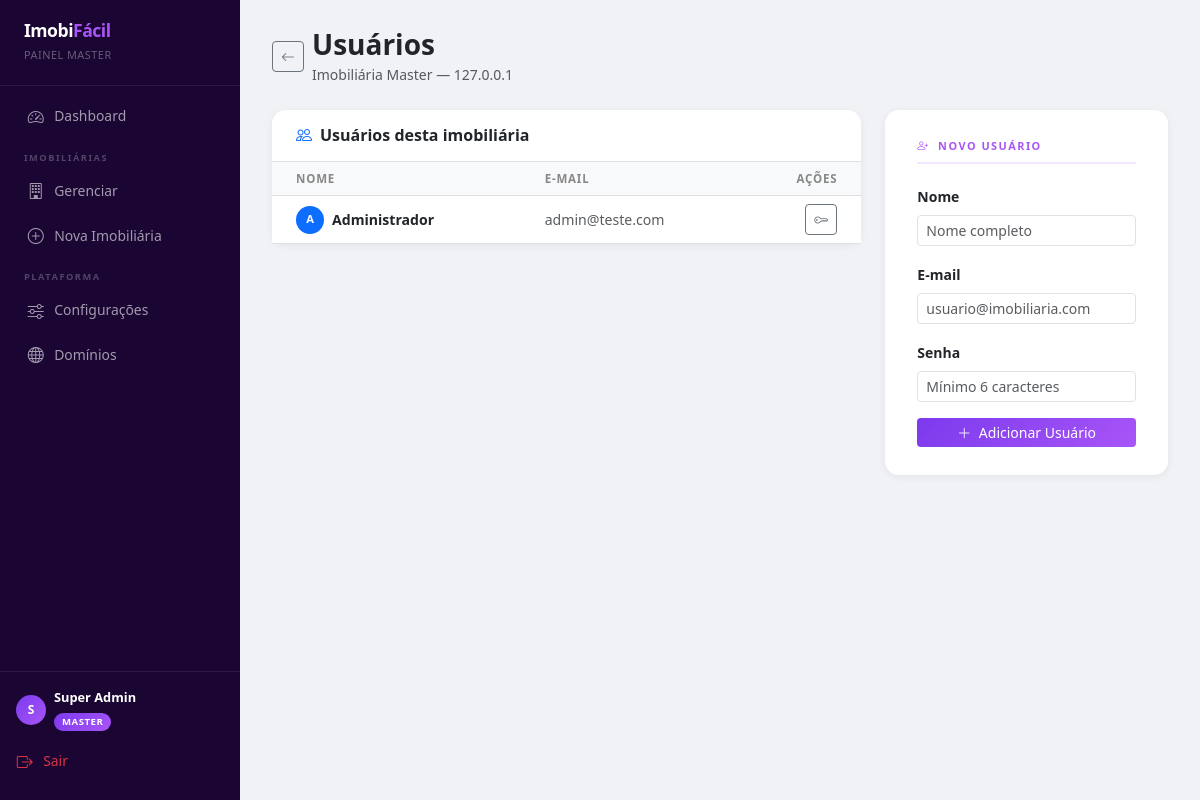
Page /superadmin/imobiliarias/1/usuarios (signed in) on the committed database.
### app/models.py (models this page shows, shortened)
class SuperAdmin(db.Model, UserMixin):
    __tablename__ = 'superadmins'
    id         = db.Column(db.Integer, primary_key=True)
    nome       = db.Column(db.String(100), nullable=False)
    email      = db.Column(db.String(120), unique=True, nullable=False)
    senha_hash = db.Column(db.String(256))
    criado_em  = db.Column(db.DateTime, default=datetime.utcnow)
    @property
    def is_superadmin(self):
        return True

class Imobiliaria(db.Model):
    __tablename__ = 'imobiliarias'
    id         = db.Column(db.Integer, primary_key=True)
    nome       = db.Column(db.String(100), nullable=False)
    dominio    = db.Column(db.String(100), unique=True, nullable=False)
    api_token  = db.Column(db.String(100), unique=True, nullable=False)
    ativo                 = db.Column(db.Boolean, default=True)
    plano                 = db.Column(db.String(30),  default='basico')
    criado_em             = db.Column(db.DateTime,    default=datetime.utcnow)
    slug                  = db.Column(db.String(80),  unique=True)   # ex: "imob-master" → imob-master.imobifacil.com
    dominio_personalizado = db.Column(db.String(255))                # ex: "www.imobiliaria.com.br"
    tema_ativo     = db.Column(db.String(50),  default='clean')
    logo_url       = db.Column(db.String(255))
    whatsapp       = db.Column(db.String(20))
    layout_banner  = db.Column(db.String(20),  default='fullscreen')
    layout_busca   = db.Column(db.String(20),  default='abaixo')
    layout_grid    = db.Column(db.String(5),   default='3')
    layout_logo    = db.Column(db.String(20),  default='esquerda')
    email_contato      = db.Column(db.String(120))   # recebe leads/mensagens
    email_exibicao     = db.Column(db.String(120))   # exibido no site
    telefone           = db.Column(db.String(30))    # telefone fixo no rodapé
    slogan             = db.Column(db.String(200))   # texto do rodapé/hero
    ordenacao_imoveis  = db.Column(db.String(20),  default='recentes')  # recentes|destaque|preco_asc|preco_desc
    imoveis_por_pagina = db.Column(db.Integer,     default=9)
    usuarios     = db.relationship('Usuario',    backref='imobiliaria', lazy=True)
    imoveis      = db.relationship('Imovel',     backref='imobiliaria', lazy=True)
    tipos_imovel = db.relationship('TipoImovel', backref='imobiliaria', lazy=True)
    leads        = db.relationship('Lead',       backref='imobiliaria', lazy=True)
    banners      = db.relationship('BannerSite', backref='imobiliaria', lazy=True,
                                   order_by='BannerSite.ordem')
    paginas      = db.relationship('PaginaSite', backref='imobiliaria', lazy=True,
                                   order_by='PaginaSite.ordem')
    menu_links   = db.relationship('MenuLink',   backref='imobiliaria', lazy=True,
                                   order_by='MenuLink.ordem')
    pessoas      = db.relationship('Pessoa',     backref='imobiliaria', lazy=True)

class Usuario(db.Model, UserMixin):
    __tablename__ = 'usuarios'
    id             = db.Column(db.Integer, primary_key=True)
    imobiliaria_id = db.Column(db.Integer, db.ForeignKey('imobiliarias.id'), nullable=False)
    nome           = db.Column(db.String(100), nullable=False)
    email          = db.Column(db.String(120), unique=True, nullable=False)
    senha_hash     = db.Column(db.String(256))

### app/superadmin/routes.py (the view)
@superadmin_bp.route('/imobiliarias/<int:id>/usuarios')
@superadmin_required
def usuarios_imobiliaria(id):
    imob     = Imobiliaria.query.get_or_404(id)
    usuarios = Usuario.query.filter_by(imobiliaria_id=id).all()
    return render_template('superadmin/usuarios.html', imob=imob, usuarios=usuarios)

### app/__init__.py (called while the page is built)
def _resolver_imobiliaria(host, app):
    from .models import Imobiliaria
    base = app.config.get('BASE_DOMAIN', '').strip().lower()
    host_sem_www = host[4:] if host.startswith('www.') else host
    imob = (
        Imobiliaria.query.filter(
            Imobiliaria.dominio_personalizado.in_([host, host_sem_www]),
            Imobiliaria.ativo == True          # noqa: E712
        ).first()
    )
    if imob:
        return imob
    if base and host.endswith(f'.{base}'):
        slug = host[:-(len(base) + 1)]
        if slug and slug != 'www':
            imob = Imobiliaria.query.filter_by(slug=slug, ativo=True).first()
            if imob:
                return imob
    imob = Imobiliaria.query.filter_by(dominio=host, ativo=True).first()
    return imob

@login_manager.user_loader
def load_user(user_id):
    user_id = str(user_id)
    if user_id.startswith('sa:'):
        from .models import SuperAdmin
        return SuperAdmin.query.get(int(user_id[3:]))
    from .models import Usuario
    return Usuario.query.get(int(user_id))

### app/superadmin/routes.py (called while the page is built)
def superadmin_required(f):
    @wraps(f)
    def decorated(*args, **kwargs):
        if not current_user.is_authenticated or not getattr(current_user, 'is_superadmin', False):
            return redirect(url_for('superadmin.login'))
        return f(*args, **kwargs)
    return decorated

### app/templates/superadmin/usuarios.html (shortened to what this page needs)
{% extends 'superadmin/base.html' %}
{% block content %}
<div class="d-flex align-items-center gap-2 mb-4">
    <a href="{{ url_for('superadmin.dashboard') }}" class="btn btn-outline-secondary btn-sm">
        <i class="bi bi-arrow-left"></i>
    </a>
    <div>
        <h2 class="h3 fw-bold mb-0">Usuários</h2>
        <small class="text-muted">{{ imob.nome }} — {{ imob.dominio }}</small>
    </div>
</div>
<div class="row g-4">
    <div class="col-lg-8">
        <div class="form-card p-0">
            <div class="px-4 py-3 border-bottom">
                <h6 class="fw-bold mb-0"><i class="bi bi-people me-2 text-primary"></i>Usuários desta imobiliária</h6>
            </div>
            <table class="table user-table mb-0">
                <thead class="table-light">
                    <tr>
                        <th class="ps-4">Nome</th>
                        <th>E-mail</th>
                        <th class="text-end pe-4">Ações</th>
                    </tr>
                </thead>
                <tbody>
                {% for u in usuarios %}
                <tr>
                    <td class="ps-4 fw-semibold">
                        <div class="d-flex align-items-center gap-2">
                            <div class="rounded-circle bg-primary d-flex align-items-center justify-content-center text-white fw-bold"
                                 style="width:28px;height:28px;font-size:.7rem;flex-shrink:0;">
                                {{ u.nome[0].upper() }}
                            </div>
                            {{ u.nome }}
                        </div>
                    </td>
                    <td class="text-muted">{{ u.email }}</td>
                    <td class="text-end pe-4">
                        <div class="d-flex gap-1 justify-content-end">
                            <button type="button" class="btn btn-outline-secondary btn-sm"
                                    title="Redefinir senha"
                                    onclick="abrirResetSenha({{ u.id }}, '{{ u.nome | e }}')">
                                <i class="bi bi-key"></i>
                            </button>
                        </div>
                    </td>
                </tr>
                {% else %}
                <tr><td colspan="3" class="text-center py-4 text-muted">Nenhum usuário.</td></tr>
                {% endfor %}
                </tbody>
            </table>
        </div>
    </div>
    <div class="col-lg-4">
        <div class="form-card">
            <div class="section-label"><i class="bi bi-person-plus me-1"></i> Novo Usuário</div>
            <form method="POST" action="{{ url_for('superadmin.novo_usuario_imobiliaria', id=imob.id) }}">
                <div class="mb-3">
                    <label class="form-label fw-bold small">Nome</label>
                    <input type="text" name="nome" class="form-control form-control-sm"
                           placeholder="Nome completo" required>
                </div>
                <div class="mb-3">
                    <label class="form-label fw-bold small">E-mail</label>
                    <input type="email" name="email" class="form-control form-control-sm"
                           placeholder="usuario@imobiliaria.com" required>
                </div>
                <div class="mb-3">
                    <label class="form-label fw-bold small">Senha</label>
                    <input type="password" name="senha" class="form-control form-control-sm"
                           placeholder="Mínimo 6 caracteres" minlength="6" required>
                </div>
                <button type="submit" class="btn btn-primary btn-sm w-100"
                        style="background:linear-gradient(135deg,#7c3aed,#a855f7);border:none;">
                    <i class="bi bi-plus-lg me-1"></i> Adicionar Usuário
                </button>
            </form>
        </div>
    </div>
</div>
{% endblock %}

### app/templates/superadmin/base.html (shortened to what this page needs)
<!DOCTYPE html>
<html lang="pt-br">
<head>
    <link href="https://cdn.jsdelivr.net/npm/bootstrap@5.3.0/dist/css/bootstrap.min.css" rel="stylesheet">
    <link rel="stylesheet" href="https://cdn.jsdelivr.net/npm/bootstrap-icons@1.11.0/font/bootstrap-icons.css">
</head>
<body>
<nav id="sidebar">
    <div class="brand">
        <h4>Imobi<span style="color:#a855f7;">Fácil</span></h4>
        <small>Painel Master</small>
    </div>
    <div class="mt-2 flex-grow-1">
        <a href="{{ url_for('superadmin.dashboard') }}"
           class="nav-link-side {% if request.endpoint == 'superadmin.dashboard' %}active{% endif %}">
            <i class="bi bi-speedometer2"></i> Dashboard
        </a>
        <div class="nav-group-label">Imobiliárias</div>
        <a href="{{ url_for('superadmin.dashboard') }}"
           class="nav-link-side {% if request.endpoint in ['superadmin.dashboard','superadmin.nova_imobiliaria','superadmin.editar_imobiliaria'] %}active{% endif %}">
            <i class="bi bi-building"></i> Gerenciar
        </a>
        <a href="{{ url_for('superadmin.nova_imobiliaria') }}"
           class="nav-link-side {% if request.endpoint == 'superadmin.nova_imobiliaria' %}active{% endif %}">
            <i class="bi bi-plus-circle"></i> Nova Imobiliária
        </a>
        <div class="nav-group-label">Plataforma</div>
        <a href="{{ url_for('superadmin.configuracoes_plataforma') }}"
           class="nav-link-side {% if request.endpoint in ['superadmin.configuracoes_plataforma','superadmin.testar_smtp'] %}active{% endif %}">
            <i class="bi bi-sliders"></i> Configurações
        </a>
        <a href="{{ url_for('superadmin.dashboard') }}#dominios"
           class="nav-link-side {% if request.endpoint == 'superadmin.dominios_imobiliaria' %}active{% endif %}">
            <i class="bi bi-globe"></i> Domínios
        </a>
    </div>
    <div class="border-top p-3" style="border-color: rgba(255,255,255,.08) !important;">
        {% if current_user.is_authenticated %}
        <div class="d-flex align-items-center gap-2 mb-2">
            <div class="rounded-circle d-flex align-items-center justify-content-center text-white fw-bold"
                 style="width:30px;height:30px;font-size:.75rem;flex-shrink:0;background:linear-gradient(135deg,#7c3aed,#a855f7);">
                {{ current_user.nome[0].upper() }}
            </div>
            <div style="overflow:hidden;">
                <div class="text-white fw-bold" style="font-size:.8rem;white-space:nowrap;overflow:hidden;text-overflow:ellipsis;">
                    {{ current_user.nome }}
                </div>
                <span class="badge-master">Master</span>
            </div>
        </div>
        {% endif %}
        <a href="{{ url_for('superadmin.logout') }}" class="nav-link-side text-danger ps-0" style="border:none;">
            <i class="bi bi-box-arrow-right"></i> Sair
        </a>
    </div>
</nav>
<main id="main-content">
    {% block content %}{% endblock %}
</main>
</body>
</html>

### app/templates/superadmin/base.html (style rules this page uses)
*, *::before, *::after { box-sizing: border-box; }
body { display: flex; min-height: 100vh; background: #f0f2f5; margin: 0; font-family: 'Segoe UI', system-ui, sans-serif; }
#sidebar { width: 240px; background: #1a0533; color: #fff; flex-shrink: 0; display: flex; flex-direction: column; position: sticky; top: 0; height: 100vh; overflow-y: auto; }
#sidebar .brand { padding: 1.25rem 1.5rem; border-bottom: 1px solid rgba(255,255,255,.08); }
#sidebar .brand h4 { margin: 0; font-weight: 800; letter-spacing: -.5px; font-size: 1.1rem; }
#sidebar .brand small { color: rgba(255,255,255,.35); font-size: .68rem; letter-spacing: .5px; text-transform: uppercase; }
.nav-group-label { padding: .75rem 1.5rem .25rem; font-size: .58rem; font-weight: 700; letter-spacing: 1.5px; text-transform: uppercase; color: rgba(255,255,255,.25); }
.nav-link-side { display: flex; align-items: center; gap: .6rem; padding: .65rem 1.5rem; color: rgba(255,255,255,.6); text-decoration: none; font-size: .87rem; transition: background .15s, color .15s, border-left .15s; border-left: 3px solid transparent; }
.nav-link-side i { font-size: 1rem; width: 1.1rem; text-align: center; }
#main-content { flex: 1; padding: 1.75rem 2rem; overflow-y: auto; }
.badge-master { background: linear-gradient(135deg, #7c3aed, #a855f7); color: #fff; font-size: .6rem; padding: .15rem .5rem; border-radius: 20px; font-weight: 700; letter-spacing: .5px; text-transform: uppercase; }

### app/templates/superadmin/usuarios.html (style rules this page uses)
.form-card { background: #fff; border-radius: 14px; box-shadow: 0 2px 8px rgba(0,0,0,.06); padding: 1.75rem 2rem; margin-bottom: 1.25rem; }
.section-label { font-size: .68rem; font-weight: 700; text-transform: uppercase; letter-spacing: 1.5px; color: #a855f7; border-bottom: 2px solid #f3e8ff; padding-bottom: .5rem; margin-bottom: 1.25rem; }
.user-table th { font-size: .72rem; text-transform: uppercase; letter-spacing: .8px; color: #888; font-weight: 700; }
.user-table td { vertical-align: middle; font-size: .88rem; }

### rows in the picture
SuperAdmin: nome "S", nome "Super Admin"
Imobiliaria: nome "Imobiliária Master", dominio "127.0.0.1"
Usuario: nome "A", nome "Administrador", email "admin@teste.com"
